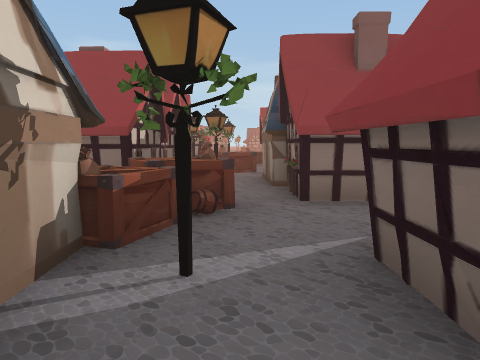
[1] (above)

24 first-person views from a walk through a Unity game level. The camera is 1.4 m above the floor, tilts 6° down and sees 70° across. The floor is counted in squares, 2 m on a side. Each view is taken from the middle of a square. On the plan, view 1 faces up. The plan holds only what a view shows up to about 11 squares ahead; the rest is blank. The place goes on beyond the plan.

[2]
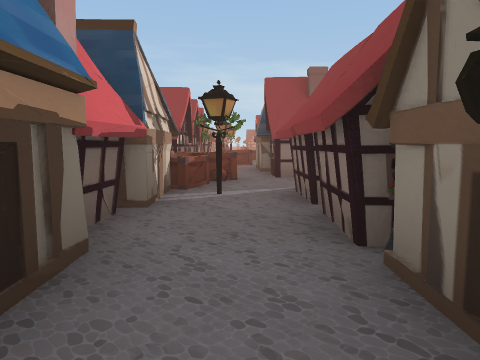

[3]
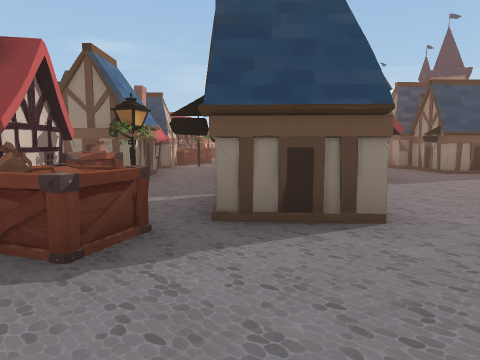

[4]
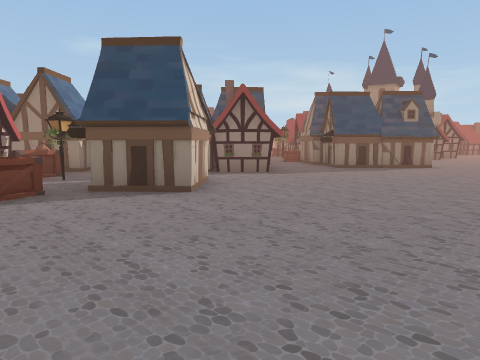

[5]
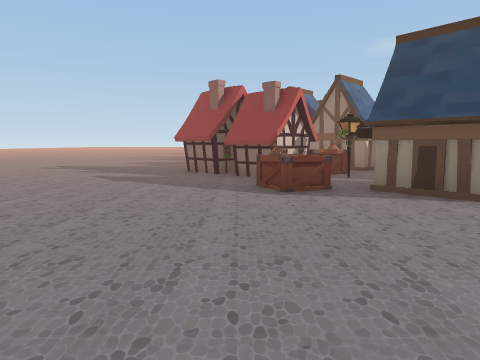

[6]
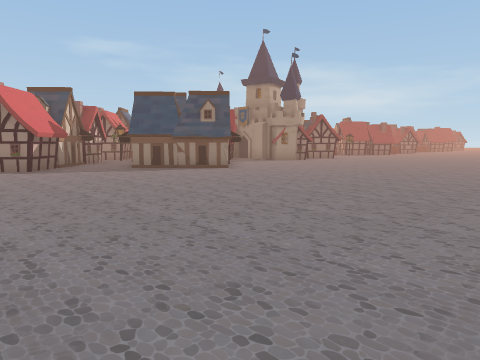

[7]
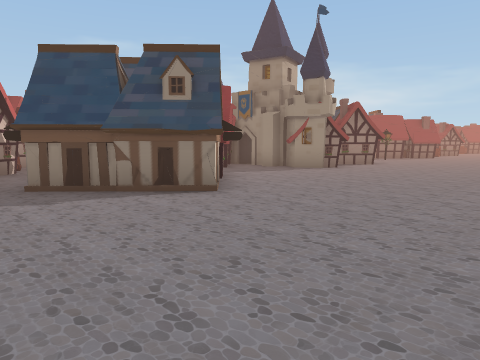

[8]
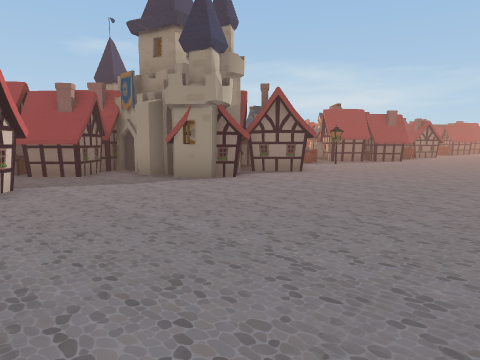

[9]
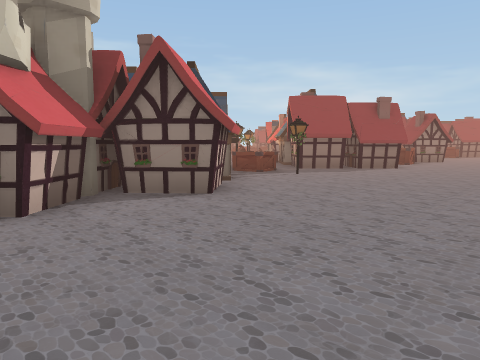

[10]
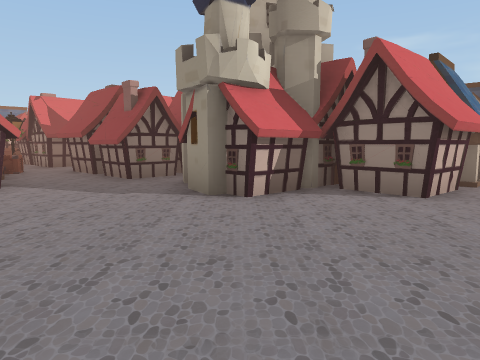

[11]
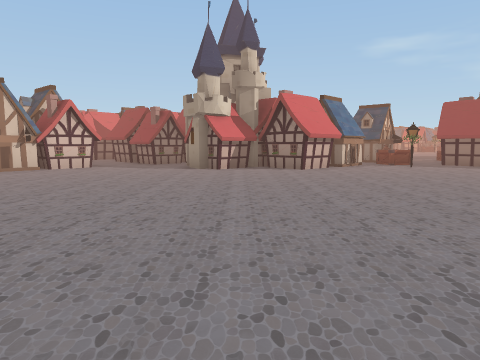

[12]
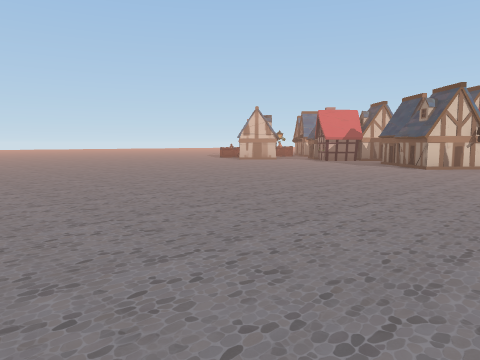

[13]
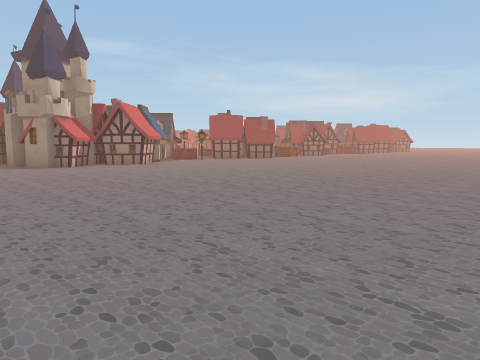

[14]
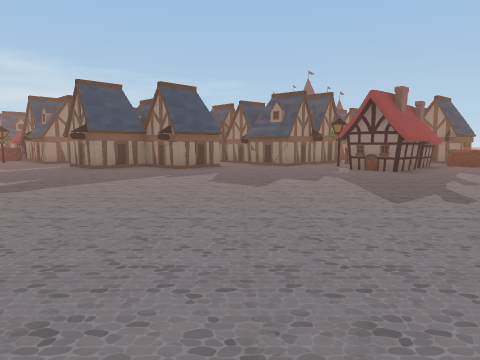

[15]
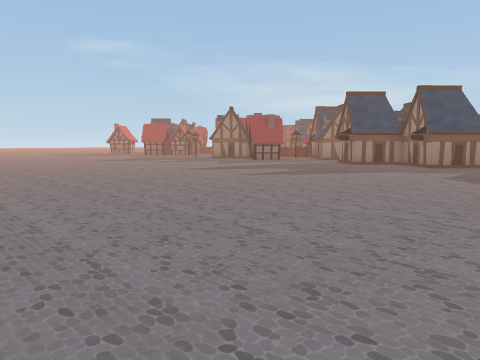

[16]
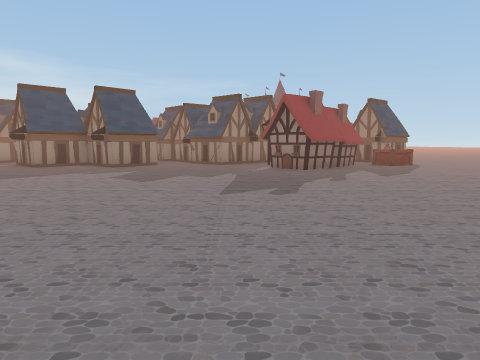

[17]
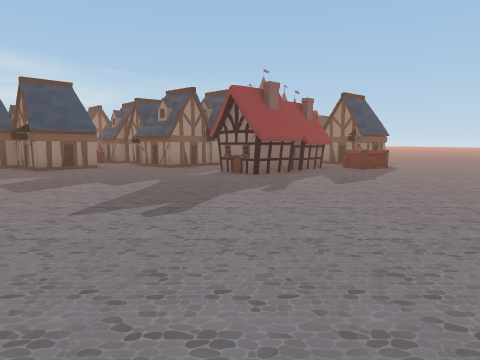

[18]
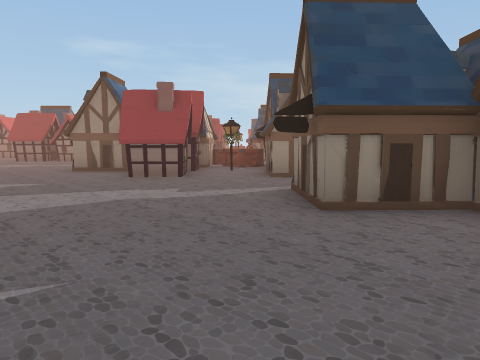

[19]
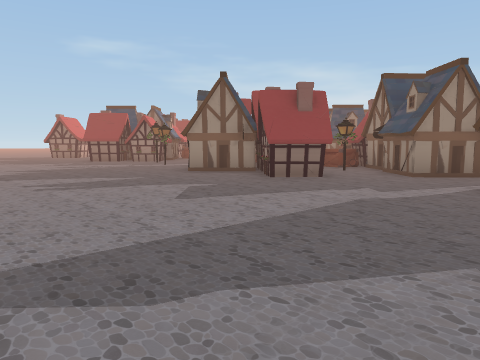

[20]
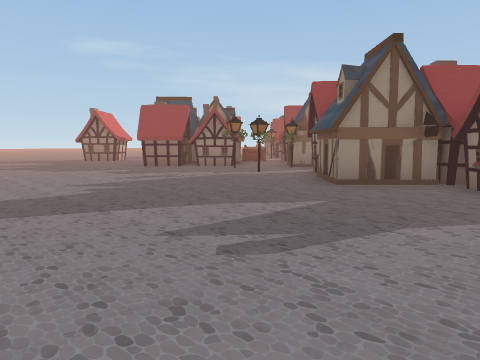

[21]
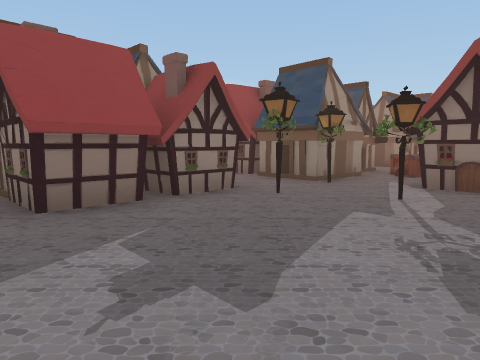

[22]
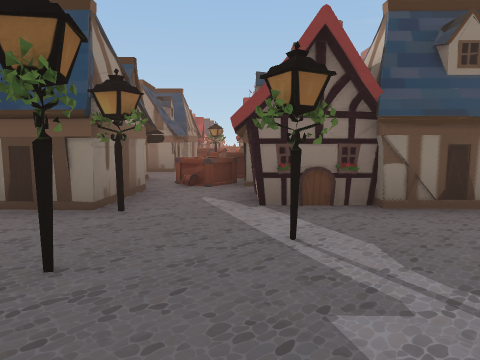

[23]
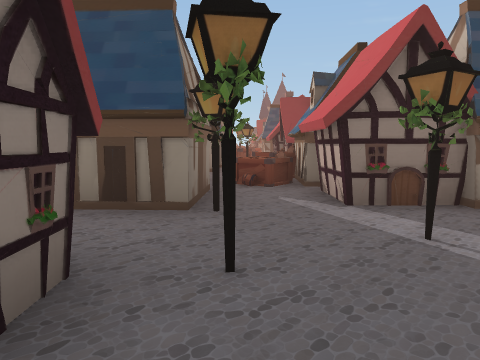

[24]
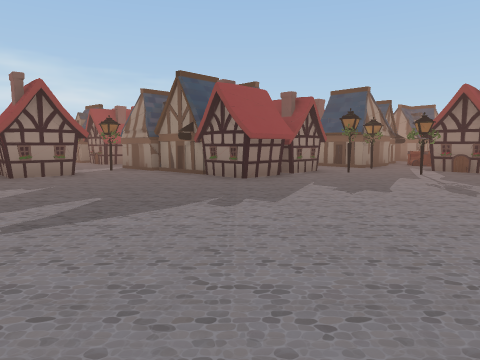

### Floor plan
Key: @ floor where view 1 was taken; # wall or solid block; . floor; O other object.
Columns run from 24 left of view 1 to 19 right of it. Each row starts with its distance up from view 1.
 16      OO
 15   O O#
 14  .#O.OO
 13  ....#  O #
 12  ....###O #    ##      O              O ##
 11  ....###O ###O O##    #O             OO ##O.
 10  .......O OOOOO  O     O              OO....
  9 ........O.O#OOOOOOO   OOOOO        OO OO....
  8 ..........## #OO       OO           O#O.....
  7 ..........#OOOO#       OO#          ##O.....
  6 ..........#O##OO      OOO#    O ### O#.....
  5     ........#O.O       O #### ###.##O.......
  4      .......OO.##     OOOO##O #OO..#O.......
  3       ..........       O..OOOO..............
  2       .........#O     O#O#  OO OO...........
  1        ........O##     #.O OO.###...........
  0     .............##    O@O  O.###O..........
 -1     ............OO#.####.O O..O#O...........
 -2      ...............O##O.#O#O...............
 -3      ................OO.....................
 -4       ..............OOOOOO..................
 -5        .............###.. #................
 -6        .............OOOOOO#................
 -7         ................O.................
 -8          ..................... ..........
 -9          ..................... ........
-10           ...................  .......
-11            .......      ....   .....

Positions as (right, up) in squares from view 1, and headings:
1: (0, 0), facing up
2: (0, -3), facing up
3: (1, -9), facing up
4: (3, -11), facing up
5: (3, -11), facing up-left
6: (9, -11), facing up
7: (9, -6), facing up
8: (12, -3), facing up
9: (14, 1), facing up
10: (15, 1), facing up-left
11: (19, -2), facing up-left
12: (18, -6), facing left
13: (17, -6), facing up
14: (-13, -9), facing up-right
15: (-13, -11), facing up
16: (-12, -11), facing up-right
17: (-10, -11), facing up-right
18: (-10, -3), facing up
19: (-13, -3), facing up
20: (-16, 0), facing up
21: (-20, 7), facing up-right
22: (-18, 9), facing right
23: (-18, 10), facing right
24: (-24, 6), facing up-right
